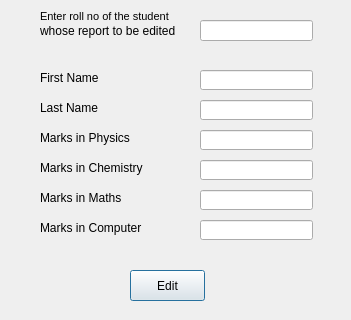
<?xml version="1.0" encoding="UTF-8"?>
<ui version="4.0">
 <class>Edit_report</class>
 <widget class="QDialog" name="Edit_report">
  <property name="geometry">
   <rect>
    <x>0</x>
    <y>0</y>
    <width>351</width>
    <height>320</height>
   </rect>
  </property>
  <property name="windowTitle">
   <string>Dialog</string>
  </property>
  <widget class="QLabel" name="label_3">
   <property name="geometry">
    <rect>
     <x>40</x>
     <y>10</y>
     <width>147</width>
     <height>12</height>
    </rect>
   </property>
   <property name="font">
    <font>
     <family>MS Shell Dlg 2</family>
     <pointsize>8</pointsize>
     <weight>50</weight>
     <italic>false</italic>
     <bold>false</bold>
    </font>
   </property>
   <property name="styleSheet">
    <string notr="true">font: 8pt &quot;MS Shell Dlg 2&quot;;</string>
   </property>
   <property name="text">
    <string>&lt;html&gt;&lt;head/&gt;&lt;body&gt;&lt;p&gt;Enter roll no of the student&lt;/p&gt;&lt;/body&gt;&lt;/html&gt;</string>
   </property>
  </widget>
  <widget class="QLabel" name="label">
   <property name="geometry">
    <rect>
     <x>40</x>
     <y>70</y>
     <width>121</width>
     <height>16</height>
    </rect>
   </property>
   <property name="font">
    <font>
     <pointsize>9</pointsize>
    </font>
   </property>
   <property name="text">
    <string>First Name</string>
   </property>
  </widget>
  <widget class="QLabel" name="label_5">
   <property name="geometry">
    <rect>
     <x>40</x>
     <y>160</y>
     <width>121</width>
     <height>16</height>
    </rect>
   </property>
   <property name="font">
    <font>
     <pointsize>9</pointsize>
    </font>
   </property>
   <property name="text">
    <string>Marks in Chemistry</string>
   </property>
  </widget>
  <widget class="QPushButton" name="btnAdd">
   <property name="geometry">
    <rect>
     <x>130</x>
     <y>270</y>
     <width>75</width>
     <height>31</height>
    </rect>
   </property>
   <property name="font">
    <font>
     <pointsize>9</pointsize>
    </font>
   </property>
   <property name="text">
    <string>Edit</string>
   </property>
  </widget>
  <widget class="QLineEdit" name="txtmaths">
   <property name="geometry">
    <rect>
     <x>200</x>
     <y>190</y>
     <width>113</width>
     <height>20</height>
    </rect>
   </property>
   <property name="font">
    <font>
     <pointsize>9</pointsize>
    </font>
   </property>
  </widget>
  <widget class="QLineEdit" name="txtrollno">
   <property name="geometry">
    <rect>
     <x>200</x>
     <y>20</y>
     <width>113</width>
     <height>21</height>
    </rect>
   </property>
  </widget>
  <widget class="QLabel" name="label_2">
   <property name="geometry">
    <rect>
     <x>40</x>
     <y>100</y>
     <width>121</width>
     <height>16</height>
    </rect>
   </property>
   <property name="font">
    <font>
     <pointsize>9</pointsize>
    </font>
   </property>
   <property name="text">
    <string>Last Name</string>
   </property>
  </widget>
  <widget class="QLabel" name="label_6">
   <property name="geometry">
    <rect>
     <x>40</x>
     <y>190</y>
     <width>121</width>
     <height>16</height>
    </rect>
   </property>
   <property name="font">
    <font>
     <pointsize>9</pointsize>
    </font>
   </property>
   <property name="text">
    <string>Marks in Maths</string>
   </property>
  </widget>
  <widget class="QLineEdit" name="txtcomputer">
   <property name="geometry">
    <rect>
     <x>200</x>
     <y>220</y>
     <width>113</width>
     <height>20</height>
    </rect>
   </property>
   <property name="font">
    <font>
     <pointsize>9</pointsize>
    </font>
   </property>
  </widget>
  <widget class="QLineEdit" name="txtphysics">
   <property name="geometry">
    <rect>
     <x>200</x>
     <y>130</y>
     <width>113</width>
     <height>20</height>
    </rect>
   </property>
   <property name="font">
    <font>
     <pointsize>9</pointsize>
    </font>
   </property>
  </widget>
  <widget class="QLineEdit" name="txtlastname">
   <property name="geometry">
    <rect>
     <x>200</x>
     <y>100</y>
     <width>113</width>
     <height>20</height>
    </rect>
   </property>
   <property name="font">
    <font>
     <pointsize>9</pointsize>
    </font>
   </property>
  </widget>
  <widget class="QLineEdit" name="txtchemistry">
   <property name="geometry">
    <rect>
     <x>200</x>
     <y>160</y>
     <width>113</width>
     <height>20</height>
    </rect>
   </property>
   <property name="font">
    <font>
     <pointsize>9</pointsize>
    </font>
   </property>
  </widget>
  <widget class="QLabel" name="label_4">
   <property name="geometry">
    <rect>
     <x>40</x>
     <y>130</y>
     <width>121</width>
     <height>16</height>
    </rect>
   </property>
   <property name="font">
    <font>
     <pointsize>9</pointsize>
    </font>
   </property>
   <property name="text">
    <string>Marks in Physics</string>
   </property>
  </widget>
  <widget class="QLineEdit" name="txtfirstname">
   <property name="geometry">
    <rect>
     <x>200</x>
     <y>70</y>
     <width>113</width>
     <height>20</height>
    </rect>
   </property>
   <property name="font">
    <font>
     <pointsize>9</pointsize>
    </font>
   </property>
  </widget>
  <widget class="QLabel" name="label_7">
   <property name="geometry">
    <rect>
     <x>40</x>
     <y>220</y>
     <width>121</width>
     <height>16</height>
    </rect>
   </property>
   <property name="font">
    <font>
     <pointsize>9</pointsize>
    </font>
   </property>
   <property name="text">
    <string>Marks in Computer</string>
   </property>
  </widget>
  <widget class="QLabel" name="label_8">
   <property name="geometry">
    <rect>
     <x>40</x>
     <y>20</y>
     <width>161</width>
     <height>21</height>
    </rect>
   </property>
   <property name="text">
    <string>whose report to be edited</string>
   </property>
  </widget>
 </widget>
 <resources/>
 <connections/>
</ui>
